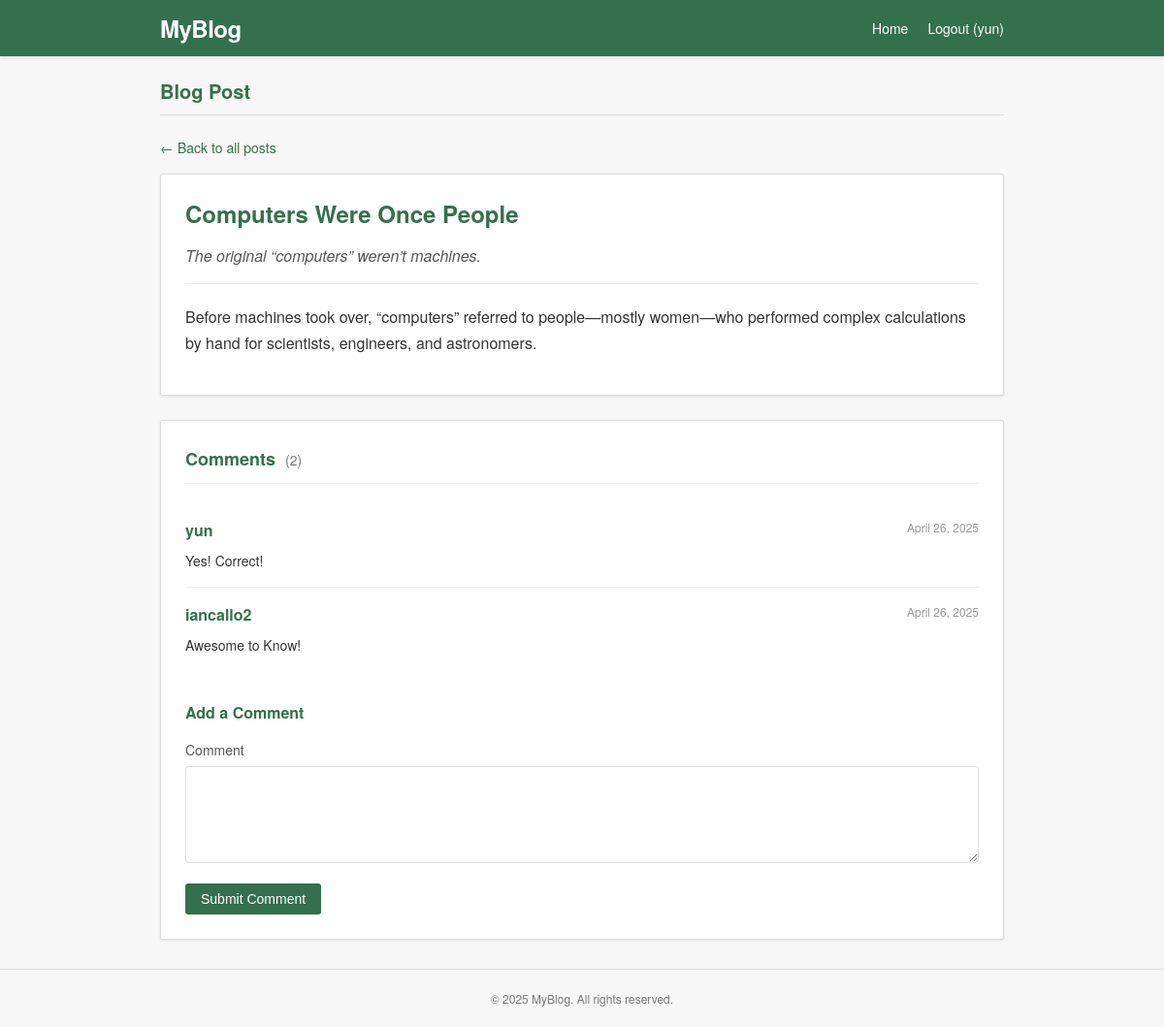
Page /13/ (signed in) on the committed database.
### posts/models.py (models this page shows, shortened)
class Post(models.Model):
    title = models.CharField(max_length=200)
    description = models.TextField()
    content = models.TextField()
    author = models.ForeignKey(User, on_delete=models.CASCADE, related_name='posts', null=True, blank=True)
    created_at = models.DateTimeField(null=True, blank=True)

class Comment(models.Model):
    post = models.ForeignKey(Post, on_delete=models.CASCADE, related_name='comments')
    author = models.ForeignKey(User, on_delete=models.CASCADE, related_name='comments', null=True, blank=True)
    author_name = models.CharField(max_length=100)
    author_email_hash = models.CharField(max_length=128)  # Make hash field required
    content = models.TextField()
    created_at = models.DateTimeField(auto_now_add=True)
    class Meta:
        ordering = ['created_at']

### posts/views.py (the view)
# urls.py: path("<int:pk>/", PostDetailView.as_view(), name="post_detail"),
class PostDetailView(DetailView):
    model = Post
    template_name = "posts/post_detail.html"
    def get_context_data(self, **kwargs):
        context = super().get_context_data(**kwargs)
        context['comments'] = self.object.comments.all()
        return context

### posts/templates/posts/post_detail.html (shortened to what this page needs)
<!DOCTYPE html>
<html lang="en">
<head>
</head>
<body>
    <header class="header">
        <div class="header-container">
            <div class="logo"><a href="{% url 'post_list' %}">MyBlog</a></div>
            <div class="nav-links">
                <a href="{% url 'post_list' %}" class="nav-link">Home</a>
                {% if user.is_authenticated %}
                    <a href="{% url 'logout' %}" class="nav-link">Logout ({{ user.username }})</a>
                {% else %}
                    <a href="{% url 'login' %}" class="nav-link">Login</a>
                    <a href="{% url 'signup' %}" class="nav-link">Sign Up</a>
                {% endif %}
            </div>
        </div>
    </header>
    <main class="container">
        <h1 class="page-title">Blog Post</h1>
        <a href="{% url 'post_list' %}" class="back-link">← Back to all posts</a>
        <article class="post-detail">
            <h2 class="post-title">{{ object.title }}</h2>
            <p class="post-description">{{ object.description }}</p>
            <div class="post-content">{{ object.content|linebreaks }}</div>
        </article>
        <section class="comments-section">
            <h3 class="comments-title">Comments <span class="comment-count">({{ comments|length }})</span></h3>
            <div class="comment-list">
                {% for comment in comments %}
                    <div class="comment">
                        <div class="comment-header">
                            <span class="comment-author">{{ comment.author_name }}</span>
                            <span class="comment-date">{{ comment.created_at|date:"F d, Y" }}</span>
                        </div>
                        <div class="comment-body">{{ comment.content }}</div>
                    </div>
                {% empty %}
                    <p>No comments yet.</p>
                {% endfor %}
            </div>
            {% if user.is_authenticated %}
                <h4 class="comment-form-title">Add a Comment</h4>
                <form class="comment-form" method="post" action="{% url 'add_comment' post.pk %}">
                    <div class="form-group">
                        <label class="form-label" for="content">Comment</label>
                        <textarea class="form-textarea" id="content" name="content" required></textarea>
                    </div>
                    <button type="submit" class="form-submit">Submit Comment</button>
                </form>
            {% else %}
                <div class="login-to-comment">
                    <p>Please <a href="{% url 'login' %}">log in</a> to leave a comment.</p>
                </div>
            {% endif %}
        </section>
    </main>
    <footer class="footer">
        <p>© {% now "Y" %} MyBlog. All rights reserved.</p>
    </footer>
</body>
</html>

### posts/templates/posts/post_detail.html (style rules this page uses)
* { margin: 0; padding: 0; box-sizing: border-box; }
body { font-family: 'Lucida Grande', 'Frutiger', 'Helvetica Neue', Arial, sans-serif; background-color: #f7f7f7; color: #333; line-height: 1.6; }
.header { background-color: #34704D; color: white; padding: 10px 0; box-shadow: 0 2px 4px rgba(0, 0, 0, 0.1); }
.header-container { max-width: 900px; margin: 0 auto; padding: 0 15px; display: flex; justify-content: space-between; align-items: center; }
.logo { font-size: 24px; font-weight: bold; letter-spacing: -0.5px; }
.logo a { color: white; text-decoration: none; }
.nav-links { display: flex; gap: 20px; }
.nav-link { color: white; text-decoration: none; font-size: 14px; }
.container { max-width: 900px; margin: 20px auto; padding: 0 15px; }
.page-title { color: #34704D; margin-bottom: 20px; font-size: 20px; font-weight: bold; padding-bottom: 8px; border-bottom: 1px solid #ddd; }
.back-link { display: inline-block; margin-bottom: 15px; color: #34704D; text-decoration: none; font-size: 14px; }
.post-detail { background-color: white; border: 1px solid #ddd; border-radius: 3px; padding: 25px; box-shadow: 0 1px 3px rgba(0, 0, 0, 0.1); margin-bottom: 25px; }
.post-title { color: #34704D; font-size: 24px; margin-bottom: 15px; line-height: 1.3; }
.post-description { color: #555; font-size: 16px; font-style: italic; margin-bottom: 20px; padding-bottom: 15px; border-bottom: 1px solid #eee; }
.post-content { font-size: 16px; line-height: 1.7; color: #333; }
.post-content p { margin-bottom: 15px; }
.comments-section { background-color: white; border: 1px solid #ddd; border-radius: 3px; padding: 25px; box-shadow: 0 1px 3px rgba(0, 0, 0, 0.1); margin-bottom: 25px; }
.comments-title { color: #34704D; font-size: 18px; margin-bottom: 20px; padding-bottom: 10px; border-bottom: 1px solid #eee; }
.comment-count { color: #777; font-size: 14px; font-weight: normal; margin-left: 5px; }
.comment-list { margin-bottom: 30px; }
.comment { padding: 15px 0; border-bottom: 1px solid #eee; }
.comment:last-child { border-bottom: none; }
.comment-header { display: flex; justify-content: space-between; margin-bottom: 8px; }
.comment-author { font-weight: bold; color: #34704D; }
.comment-date { color: #999; font-size: 12px; }
.comment-body { font-size: 14px; line-height: 1.6; }
.comment-form-title { font-size: 16px; color: #34704D; margin-bottom: 15px; }
.comment-form { display: flex; flex-direction: column; }
.form-group { margin-bottom: 15px; }
.form-label { display: block; margin-bottom: 5px; font-size: 14px; color: #555; }
.form-textarea { width: 100%; padding: 8px 12px; border: 1px solid #ddd; border-radius: 3px; font-family: inherit; font-size: 14px; min-height: 100px; resize: vertical; }
.form-submit { align-self: flex-start; background-color: #34704D; color: white; border: none; padding: 8px 16px; border-radius: 3px; font-size: 14px; cursor: pointer; transition: background-color 0.2s; }
.footer { text-align: center; padding: 20px 15px; margin-top: 30px; color: #777; font-size: 12px; border-top: 1px solid #ddd; }

### rows in the picture
Post: title "Computers Were Once People", description "The original “computers” weren’t machines.", content "Before machines took over, “computers” referred to people—mostly women—who performed complex calculations by hand for scientists, engineers, and astronomers."
Comment: author_name "yun", created_at "April 26, 2025", content "Yes! Correct!"
Comment: author_name "iancallo2", created_at "April 26, 2025", content "Awesome to Know!"

### other values in the picture
{{ user.username }} "yun"
{{ comments|length }} "2"
